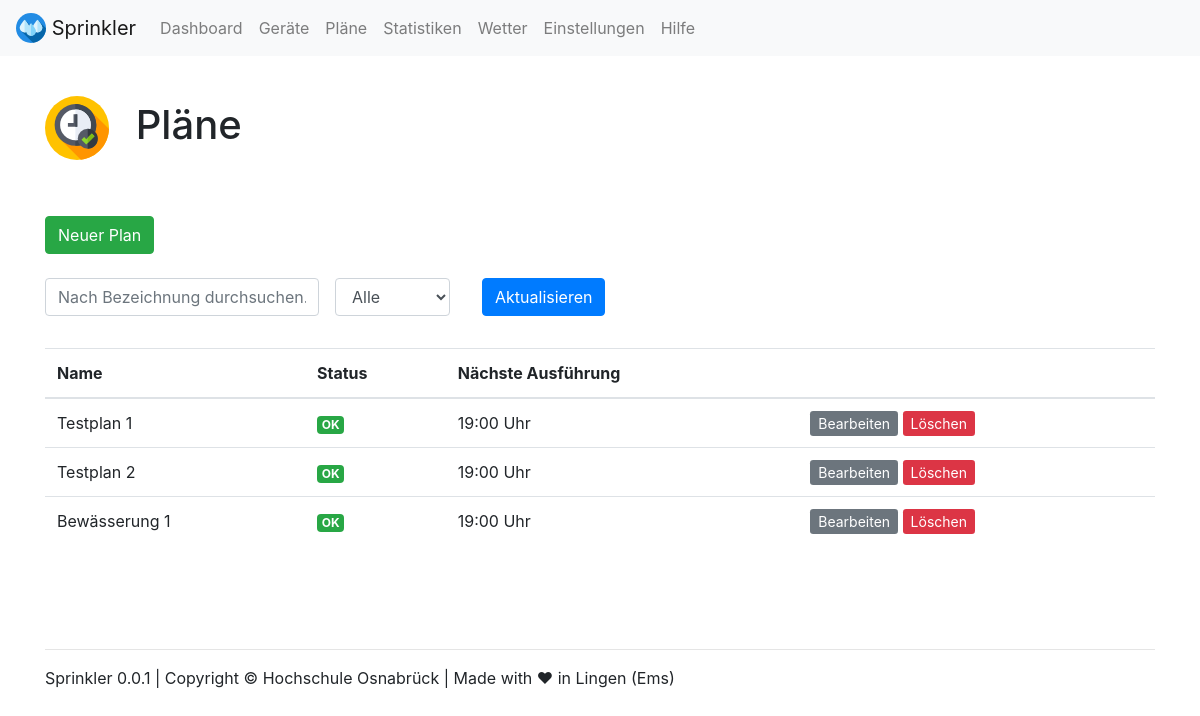
The app's page /plans/ with its own data.
### webapp/models.py (models this page shows, shortened)
class Plan(models.Model):
    name = models.CharField(max_length=200)
    status = models.CharField(
        max_length=10,
        choices=STATUS_CHOICES,
        default='OK',
    )
    description = models.CharField(max_length=3000, default="Beschreibung")
    automation = models.BooleanField(default=False)
    sprinkler = models.ManyToManyField(Sprinkler)
    pump = models.ManyToManyField(Pump)
    sensor = models.ManyToManyField(Sensor)

### webapp/views.py (the view)
# urls.py: path('plans/', views.plans, name='plans'),
def plans(request):
    args = {}
    args['filter_name'] = request.GET.get('name', '')
    args['filter_status'] = request.GET.get('status', '')
    q = Plan.objects
    check = 0
    if(args['filter_name']!=''):
        q = q.filter(name__contains=args['filter_name'])
        check = 1
    if(args['filter_status'] == 'OK' or args['filter_status'] == 'Warnung' or args['filter_status'] == 'Fehler'):
        q = q.filter(status__contains=args['filter_status'])
        check = 1
    if(check == 0):
        q = q.all()
    args['plans'] = q
    return TemplateResponse(request, "plans.html", args)

### webapp/templates/plans.html (shortened to what this page needs)
{% load static %}
{% include "views/top.html" %}
<br>
<h1><img src="{% static 'webapp/img/icons/plans.svg' %}" width="64" class="mr-3"> Pläne</h1>
<br><br>
<a class="btn btn-success" target="_blank" href="{% url 'plan_create' %}" role="button">Neuer Plan</a>
<br>
<br>
<form class="form-inline" method="GET" action="{% url 'plans' %}">
  <div class="form-group mb-2">
    <input value="{{ filter_name }}" name="name" type="text" class="form-control" placeholder="Nach Bezeichnung durchsuchen...">
  </div>
  <div class="form-group mx-sm-3 mb-2">
    <select name="status" id="inputState" class="form-control">
        <option {% if filter_status == 'Alle' %} selected {% endif %}>Alle</option>
    </select>
  </div>
  <div class="form-group mx-sm-3 mb-2">
    <button type="submit" class="btn btn-primary">Aktualisieren</button>
  </div>
</form>
<br>
{% if plans %}
<table class="table table-hover">
  <thead>
    <tr>
      <th scope="col">Name</th>
      <th scope="col">Status</th>
      <th scope="col">Nächste Ausführung</th>
      <th scope="col"></th>
    </tr>
  </thead>
  <tbody>
    {% for plan in plans %}
    <tr>
      <td scope="row">{{ plan.name }}</td>
      <td>
        {% if plan.status == 'OK' %}
        <span class="badge badge-success">OK</span>
        {% endif %}
      </td>
      <td>19:00 Uhr</td>
      <td>
        <a class="btn-sm btn-secondary" href="{% url 'plan_edit' plan.id %}" role="button">Bearbeiten</a>
        <a onclick="return confirm('Soll der Plan {{ plan.name }} löschen?')" class="btn-sm btn-danger" href="{% url 'plan_delete' plan.id %}" role="button">Löschen</a>
      </td>
    </tr>
    {% endfor %}
  </tbody>
</table>
{% else %}
<p>Es wurden keine Pläne gefunden.</p>
{% endif %}
{% include "views/footer.html" %}
{% include "views/bottom.html" %}

### records on screen
Plan: name "Testplan 1", status "OK"
Plan: name "Testplan 2", status "OK"
Plan: name "Bewässerung 1", status "OK"
